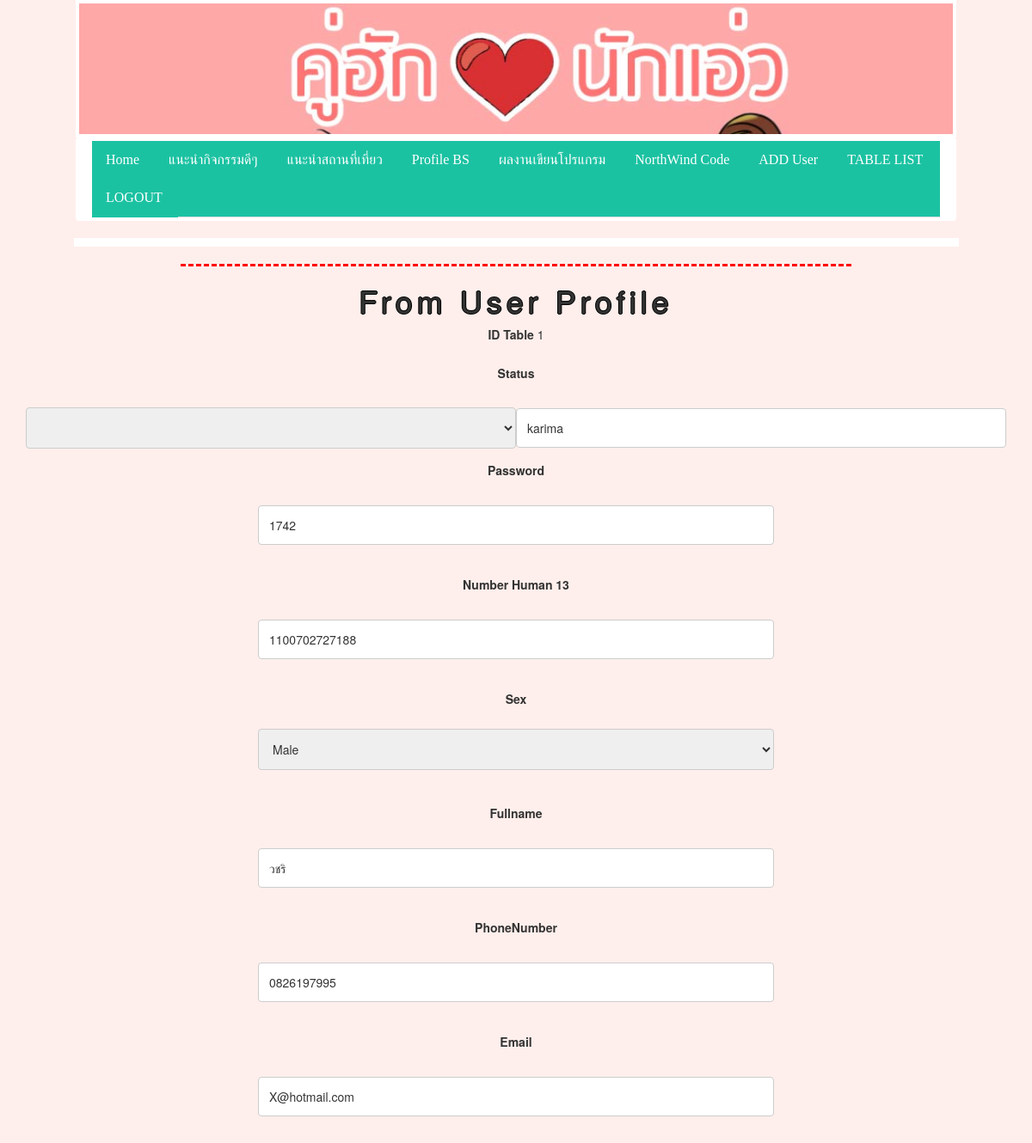
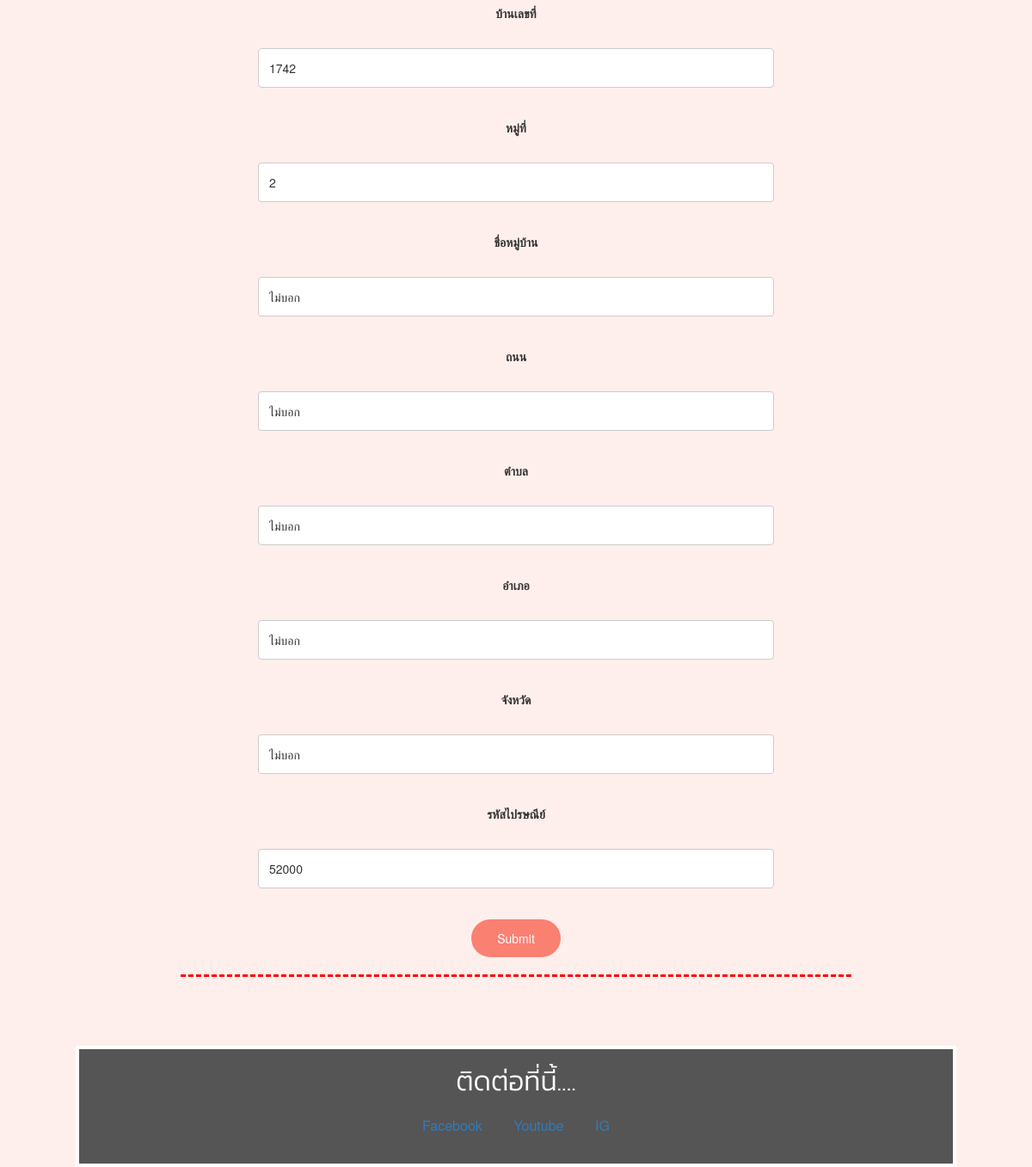
The page /htdoc/UserProf.php (signed in) on the database its author committed (2 pictures, top to bottom).
### tables this page shows
CREATE TABLE `table1` (
  `ID` int(11) NOT NULL,
  `USER` varchar(50) NOT NULL,
  `PASS` varchar(50) DEFAULT NULL,
  `NUMH` varchar(13) DEFAULT NULL,
  `SEX` varchar(50) DEFAULT NULL,
  `FULLNAME` varchar(100) DEFAULT NULL,
  `PHONENUM` varchar(13) DEFAULT NULL,
  `EMAIL` varchar(50) DEFAULT NULL,
  `STATUS` varchar(1) DEFAULT NULL
);

CREATE TABLE `table2` (
  `ID2` int(11) NOT NULL,
  `HNO` varchar(50) DEFAULT NULL,
  `MU` varchar(50) DEFAULT NULL,
  `VILNAME` varchar(50) DEFAULT NULL,
  `ROAD` varchar(50) DEFAULT NULL,
  `DIST` varchar(50) DEFAULT NULL,
  `PARISH` varchar(50) DEFAULT NULL,
  `PROVINCE` varchar(50) DEFAULT NULL,
  `POSTCODE` varchar(5) DEFAULT NULL
);

### htdoc/UserProf.php (the view, shortened to what this page needs)
<?php include("header.php"); ?>
</TABLE >
<?php
	include("connectdb.php");
	$sql = "SELECT * FROM table1 WHERE ID =".$_SESSION['ID'];
	$sql2 = "SELECT * FROM table2 WHERE ID2 =".$_SESSION['ID'];
	mysqli_set_charset($conn,'UTF8');
	$query = mysqli_query($conn,$sql);
	$query2 = mysqli_query($conn,$sql2);
	$result=mysqli_fetch_array($query,MYSQLI_ASSOC);
	$result2=mysqli_fetch_array($query2,MYSQLI_ASSOC);
?>
<hr class="pa" style="width:65%">
<form action="SaveEdit3.php?id=" method="post" name="SingUp">
<center><h1>From User Profile</h1></center>
<center>
<div class="container">
<label for="user">ID Table</label>
	<input type="hidden" style="width:50%" name="id" value="<?php echo $result["ID"];?>"><?php echo $result["ID"];?></td><br>
	<br><label for="lname">Status</label><br><br>
	 <select id="status" style="width:50%" name="status">
<div>
   <br><label for="lname">User</label><br><br>
    <input type="text" style="width:50%" name="user" size="20" value="<?php echo $result["USER"];?>">
</div>
    <label for="lname" >Password</label><br><br>
    <input type="text"  style="width:50%" name="pass" size="20" value="<?php echo $result["PASS"];?>">
    <br><br>
	<label for="lname">Number Human 13</label><br><br>
    <input type="text" style="width:50%" name="numh" size="2" value="<?php echo $result["NUMH"];?>"><br><br>
    <label for="lname">Sex</label><br><br>
    <select id="sex" style="width:50%" name="sex">
	<?php
	if($result['SEX'] == 'male') {
		echo "<option value=female>Female</option><option selected=selected value=male>Male</option>";
	}
	?>
	 </select><br><br><br>
    <label for="lname">Fullname</label><br><br>
    <input type="text" style="width:50%" name="fullname" size="5" value="<?php echo $result["FULLNAME"];?>"><br><br>
    <label for="lname">PhoneNumber</label><br><br>
    <input type="text" style="width:50%" name="phonenum" size="5" value="<?php echo $result["PHONENUM"];?>"><br><br>
    <label for="lname">Email</label><br><br>
    <input type="text" style="width:50%" name="email" size="5" value="<?php echo $result["EMAIL"];?>"><br><br>
	    <label for="lname">บ้านเลขที่</label><br><br>
   <input type="text" style="width:50%" name="hno" size="5" value="<?php echo $result2["HNO"];?>"><br><br>
	    <label for="lname">หมู่ที่</label><br><br>
  <input type="text" style="width:50%" name="mu" size="5" value="<?php echo $result2["MU"];?>"><br><br>
	    <label for="lname">ชื่อหมู่บ้าน</label><br><br>
   <input type="text" style="width:50%" name="vilname" size="5" value="<?php echo $result2["VILNAME"];?>"><br><br>
	    <label for="lname">ถนน</label><br><br>
   <input type="text" style="width:50% " name="road" size="5" value="<?php echo $result2["ROAD"];?>"><br><br>
	    <label for="lname">ตำบล</label><br><br>
    <input type="text" style="width:50%" name="dist" size="5" value="<?php echo $result2["DIST"];?>"><br><br>
	    <label for="lname">อำเภอ</label><br><br>
    <input type="text" style="width:50%" name="parish" size="5" value="<?php echo $result2["PARISH"];?>"><br><br>
	    <label for="lname">จังหวัด</label><br><br>
    <input type="text" style="width:50%" name="province" size="5" value="<?php echo $result2["PROVINCE"];?>"><br><br>
	    <label for="lname">รหัสไปรษณีย์</label><br><br>
    <input type="text" style="width:50%" name="postcode" size="5" value="<?php echo $result2["POSTCODE"];?>"><br><br>
	    <input type="submit"  value="Submit">
		</form>
</div></div><hr class="pa" style="width:65%">
 <?php include("footer.php"); ?>

### htdoc/css/S1.css (style rules this page uses)
html { box-sizing:border-box }
*,*:before,*:after { box-sizing:inherit }
html { -ms-text-size-adjust:100%;-webkit-text-size-adjust:100% }
body { margin:0 }
hr { box-sizing:content-box;height:0;overflow:visible }
button,input,select,textarea { font:inherit;margin:0 }
button,input { overflow:visible }
button,select { text-transform:none }
button,html [type=button],[type=reset],[type=submit] { -webkit-appearance:button }
html,body { font-family:Verdana,sans-serif;font-size:15px;line-height:1.5 }
html { overflow-x:hidden }
h1 { font-size:36px }
h1,h2,h3,h4,h5,h6 { font-family:"Segoe UI",Arial,sans-serif;font-weight:400;margin:10px 0 }
hr { border:0;border-top:1px solid #eee;margin:20px 0 }
* { margin: 0; padding: 0; }

### htdoc/header.php (style rules this page uses)
h1 { color: yellow; text-shadow: -1px 0 black, 0 1px black, 1px 0 black, 0 -1px black; }
hr.pa { border-top: 3px dashed red; }
body { font-family: Arial, Helvetica, sans-serif; }
* { box-sizing: border-box; }
input[type=text], select, textarea { width: 100%; padding: 12px; border: 1px solid #ccc; border-radius: 4px; box-sizing: border-box; margin-top: 6px; margin-bottom: 16px; resize: vertical; }
input[type=submit] { background-color:#FA8072; color: white; padding: 12px 30px; border: none; border-radius: 25px; cursor: pointer; }
body { font-family: "Times New Roman", Georgia, Serif; }
h1, h2, h3, h4, h5, h6 { font-family: "Playfair Display"; letter-spacing: 5px; }

### rows shown on the page
table1: ID "1", user "karima", pass "1742", numh "1100702727188", sex "Male", fullname "วชริ", phonenum "0826197995", email "X@hotmail.com"
table2: hno "1742", mu "2", vilname "ไม่บอก", road "ไม่บอก", dist "ไม่บอก", parish "ไม่บอก", province "ไม่บอก", postcode "52000"
